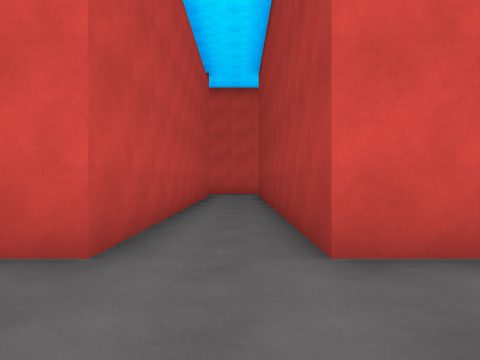
[1] (above)

24 first-person views from a walk through a scene from a Unity 3-D project. The camera is 1.2 m above the floor, looks level and sees 70° across. The floor is counted in squares, 2 m on a side. Each view is taken from the middle of a square. On the plan, view 1 faces up. The plan holds only what a view shows up to about 10 squares ahead; the rest is blank. The place goes on beyond the plan. The player character is not drawn.

[2]
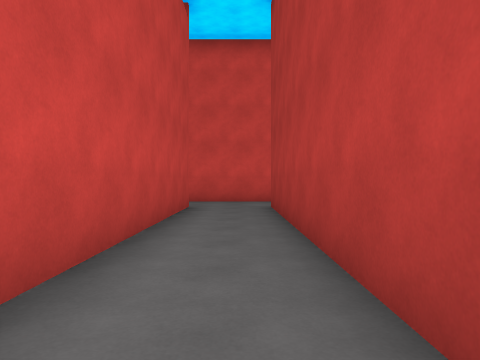

[3]
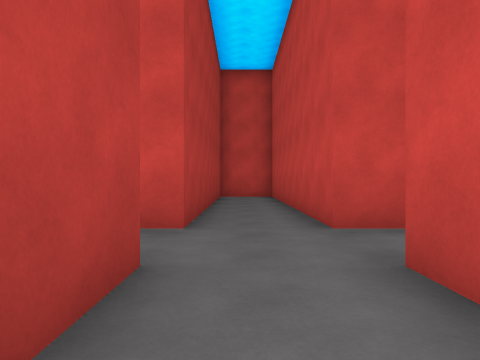

[4]
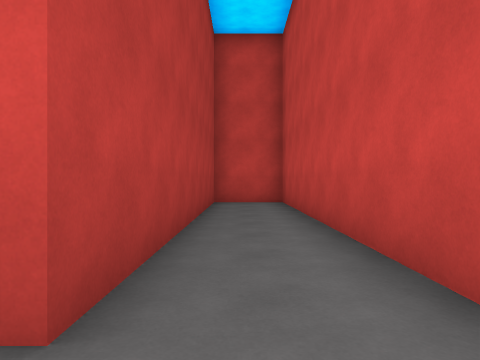

[5]
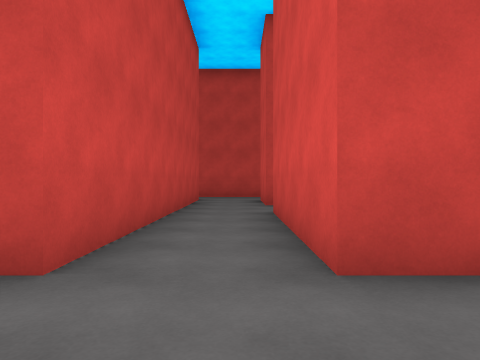

[6]
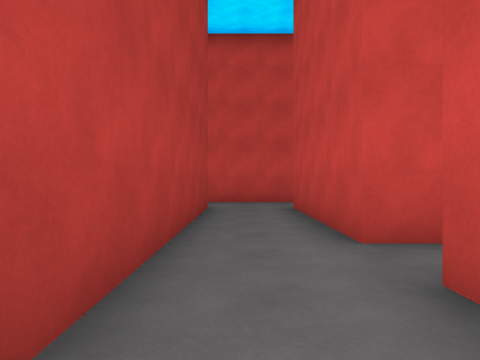

[7]
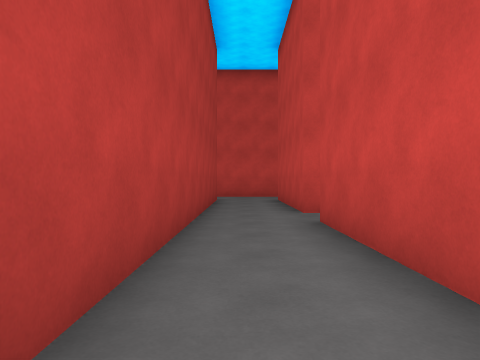

[8]
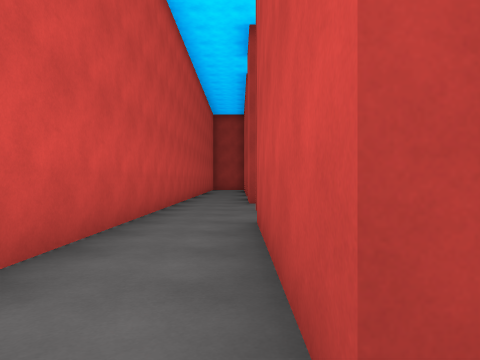

[9]
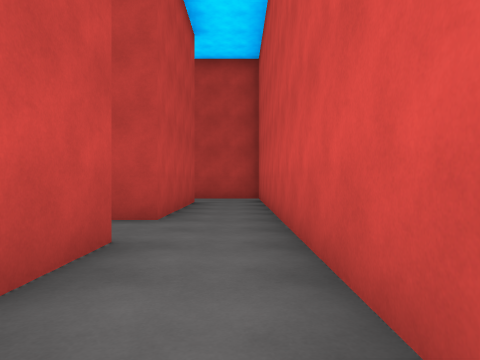

[10]
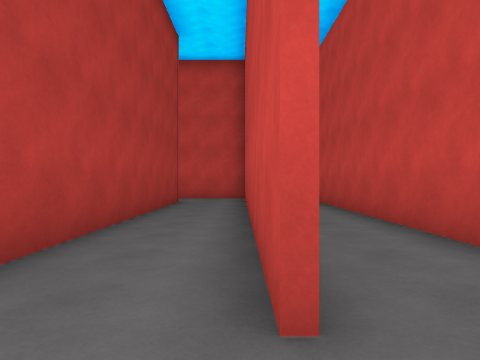

[11]
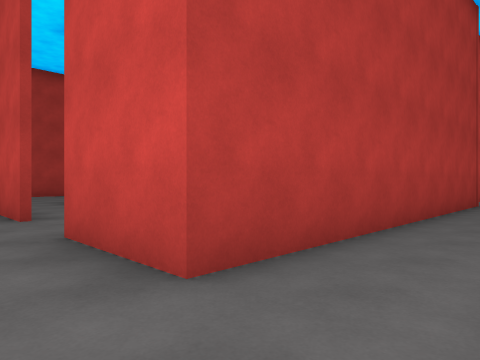

[12]
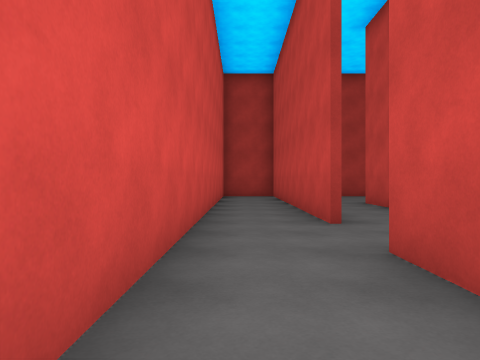

[13]
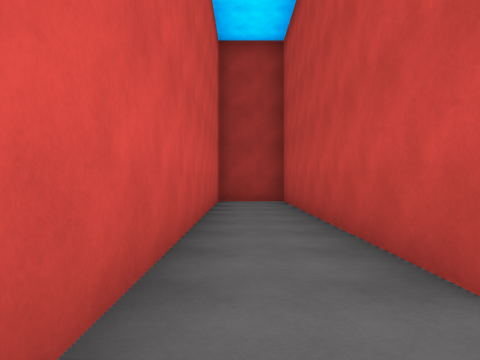

[14]
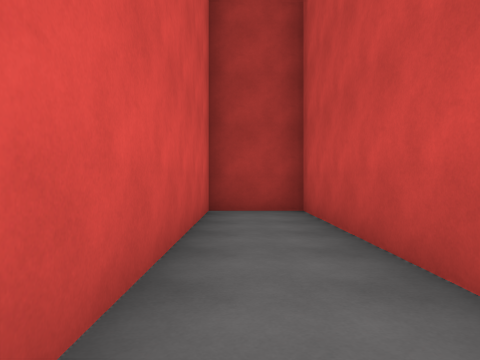

[15]
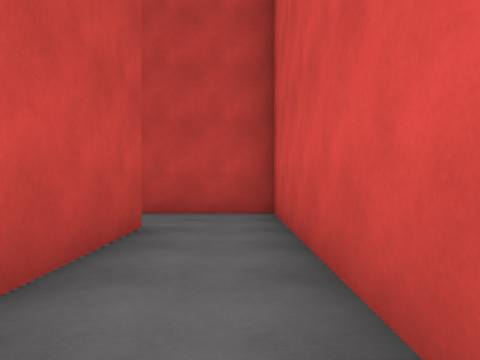

[16]
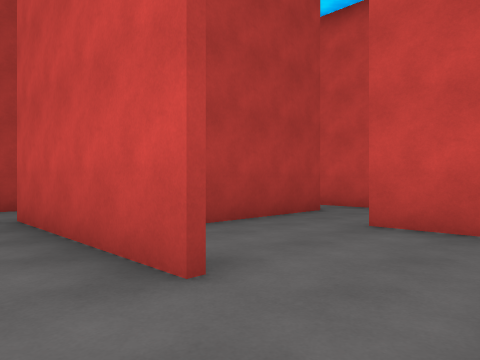

[17]
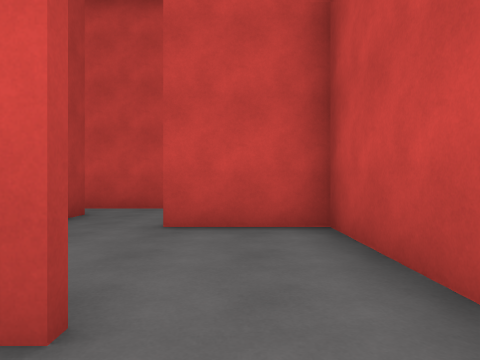

[18]
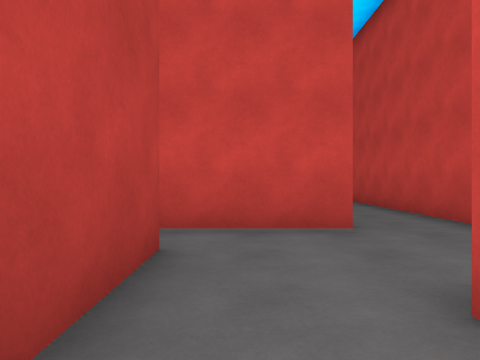

[19]
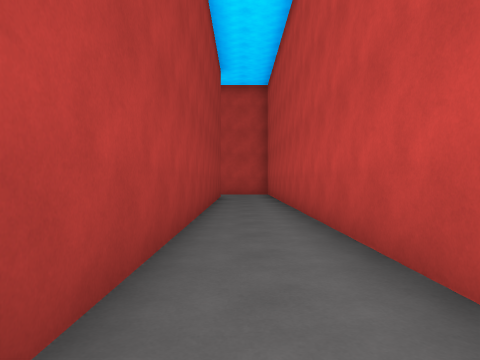

[20]
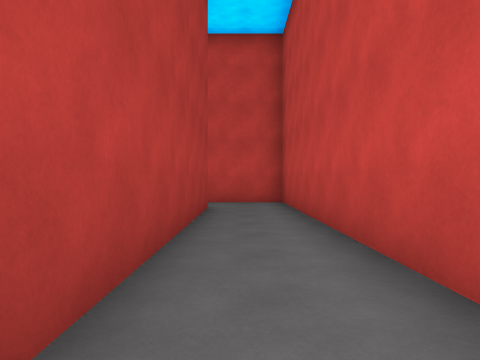

[21]
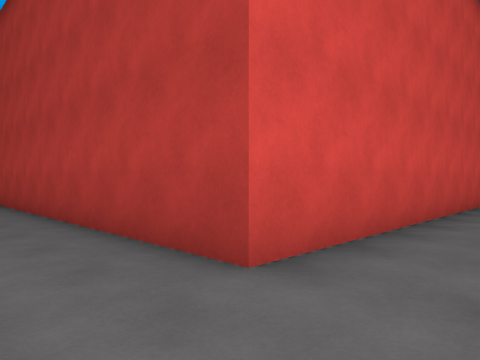

[22]
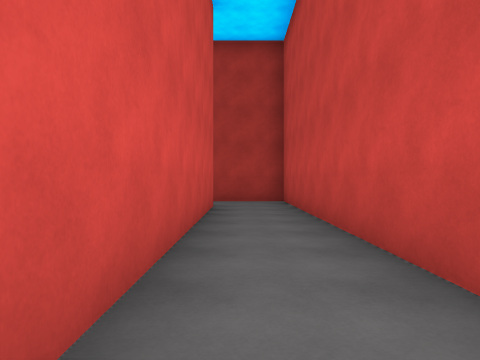

[23]
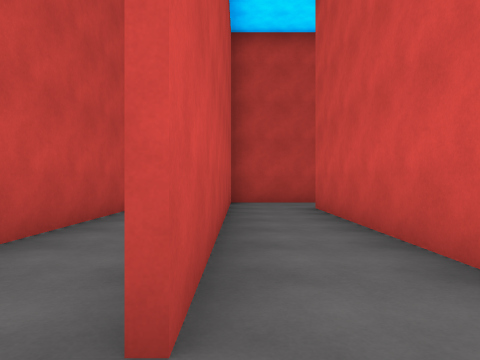

[24]
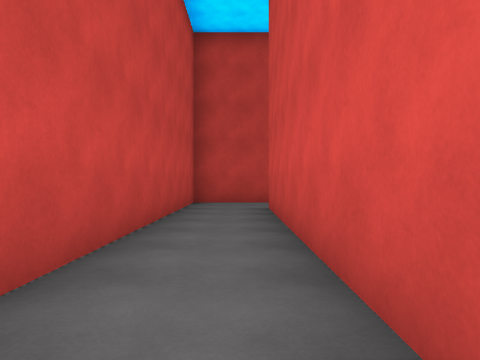

### Floor plan
Points are (right, up) in squares from view 1. A wall is a line through its corners. A room is listed if a view was taken in it or the views show most of it. See-through windows are left out.
Room 1 (views 1, 2, 3, 4, 5, 6, 7, 8, 9, 15, 16, 17)
walls: (-1.2, 2.6) (-5.3, 2.6) (-5.3, 12.8) (-1.2, 12.8) (-1.2, 2.6); (1.9, 2.6) (0.7, 2.6) (0.7, 12.8); (0.5, 14.6) (-13.2, 14.6) (-13.2, 12.6); (-9, 6.8) (-7.2, 6.8) (-7.2, 2.6) (-9, 2.6); (-9, 0.8) (-1.2, 0.8) (-1.2, -7.2) (0.7, -7.2) (0.7, 0.8) (1.2, 0.8); (-11.4, 12.8) (-7.2, 12.8) (-7.2, 8)
ways out: opening at (1, 13.5) to room 2; opening at (-12.5, 13) to room 3; opening at (-8.5, 2)
Room 2 (views 10, 11, 12, 13, 14)
walls: (6.6, 12.8) (14.7, 12.8) (14.7, 14.6) (0.5, 14.6); (0.8, 12.8) (0.8, 5.4); (2.7, 4.6) (2.7, 12.8) (4.9, 12.8)
ways out: opening at (1, 13.5) to room 1; opening at (2, 5); opening at (6, 13)
Room 3 (view 18)
walls: (-9.3, 9.5) (-9.3, 11); (-13.2, 12.6) (-13.2, 9.6) (-11, 9.6)
ways out: opening at (-12.5, 13) to room 1; opening at (-10.5, 10) to room 4
Room 4 (views 19, 20, 21, 22, 23, 24)
walls: (-13.2, 6.4) (-13.2, -7.2) (-1.3, -7.2) (-1.3, -5.2); (-11.5, 6.8) (-9, 6.8); (-9.3, 8) (-9.3, 9.5); (-3.1, -5.4) (-11.3, -5.4) (-11.3, 6.1)
ways out: opening at (-10.5, 10) to room 3; opening at (-2.5, -5) to room 5
Room 5 (no view inside)
walls: (-4.2, -3.4) (-9.4, -3.4); (-10.4, -5.2) (-3.1, -5.2); (-11.2, -2.9) (-11.2, -5.2)
ways out: opening at (-2.5, -5) to room 4; opening at (-10, -3)

Where each view was taken, in squares from view 1:
view 1: 0 up, 0 right, facing up
view 2: 5 up, 0 right, facing up
view 3: 5 up, 0 right, facing down
view 4: 2 up, 0 right, facing down
view 5: 2 up, 1 right, facing left
view 6: 10 up, 6 left, facing down
view 7: 13 up, 6 left, facing down
view 8: 13 up, 6 left, facing right
view 9: 14 up, 2 left, facing left
view 10: 14 up, 1 right, facing down
view 11: 14 up, 1 right, facing down-right
view 12: 14 up, 2 right, facing right
view 13: 14 up, 5 right, facing right
view 14: 14 up, 8 right, facing right
view 15: 14 up, 7 left, facing left
view 16: 14 up, 13 left, facing down-right
view 17: 14 up, 12 left, facing down
view 18: 11 up, 10 left, facing down
view 19: 7 up, 12 left, facing down
view 20: 2 up, 12 left, facing down
view 21: 7 down, 13 left, facing up-right
view 22: 6 down, 11 left, facing right
view 23: 5 down, 2 left, facing left
view 24: 6 down, 4 left, facing left
